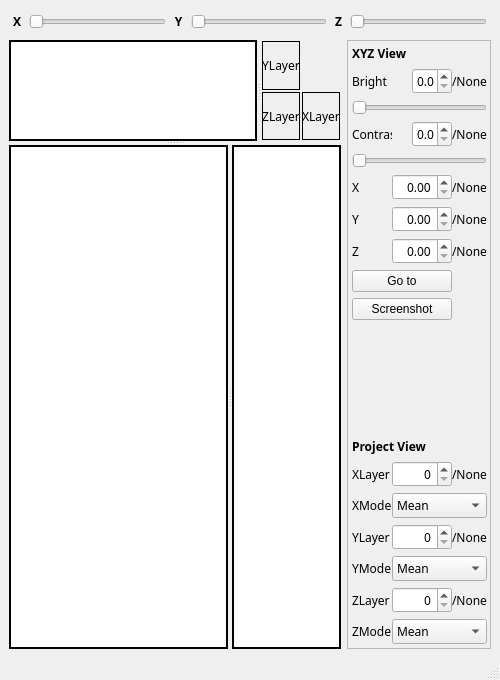
<?xml version="1.0" encoding="UTF-8"?>
<ui version="4.0">
 <class>Mpicker_check</class>
 <widget class="QMainWindow" name="Mpicker_check">
  <property name="geometry">
   <rect>
    <x>0</x>
    <y>0</y>
    <width>500</width>
    <height>680</height>
   </rect>
  </property>
  <property name="minimumSize">
   <size>
    <width>500</width>
    <height>680</height>
   </size>
  </property>
  <property name="windowTitle">
   <string>MainWindow</string>
  </property>
  <widget class="QWidget" name="centralwidget">
   <layout class="QGridLayout" name="gridLayout_2">
    <property name="leftMargin">
     <number>9</number>
    </property>
    <property name="topMargin">
     <number>9</number>
    </property>
    <property name="rightMargin">
     <number>9</number>
    </property>
    <property name="bottomMargin">
     <number>9</number>
    </property>
    <item row="0" column="0" colspan="2">
     <widget class="QFrame" name="horizontalFrame">
      <layout class="QHBoxLayout" name="horizontalLayout" stretch="0,1,0,1,0,1">
       <property name="spacing">
        <number>8</number>
       </property>
       <property name="leftMargin">
        <number>4</number>
       </property>
       <property name="topMargin">
        <number>4</number>
       </property>
       <property name="rightMargin">
        <number>4</number>
       </property>
       <property name="bottomMargin">
        <number>4</number>
       </property>
       <item>
        <widget class="QLabel" name="label_X">
         <property name="font">
          <font>
           <family>Agency FB</family>
           <pointsize>9</pointsize>
           <weight>75</weight>
           <bold>true</bold>
          </font>
         </property>
         <property name="text">
          <string>X</string>
         </property>
         <property name="alignment">
          <set>Qt::AlignCenter</set>
         </property>
        </widget>
       </item>
       <item>
        <widget class="QSlider" name="horizontalSlider_x">
         <property name="font">
          <font>
           <family>Agency FB</family>
           <pointsize>9</pointsize>
          </font>
         </property>
         <property name="orientation">
          <enum>Qt::Horizontal</enum>
         </property>
        </widget>
       </item>
       <item>
        <widget class="QLabel" name="label_Y">
         <property name="font">
          <font>
           <family>Agency FB</family>
           <pointsize>9</pointsize>
           <weight>75</weight>
           <bold>true</bold>
          </font>
         </property>
         <property name="text">
          <string>Y</string>
         </property>
         <property name="alignment">
          <set>Qt::AlignCenter</set>
         </property>
        </widget>
       </item>
       <item>
        <widget class="QSlider" name="horizontalSlider_y">
         <property name="font">
          <font>
           <family>Agency FB</family>
           <pointsize>9</pointsize>
          </font>
         </property>
         <property name="orientation">
          <enum>Qt::Horizontal</enum>
         </property>
        </widget>
       </item>
       <item>
        <widget class="QLabel" name="label_Z">
         <property name="font">
          <font>
           <family>Agency FB</family>
           <pointsize>9</pointsize>
           <weight>75</weight>
           <bold>true</bold>
          </font>
         </property>
         <property name="text">
          <string>Z</string>
         </property>
         <property name="alignment">
          <set>Qt::AlignCenter</set>
         </property>
        </widget>
       </item>
       <item>
        <widget class="QSlider" name="horizontalSlider_z">
         <property name="font">
          <font>
           <family>Agency FB</family>
           <pointsize>9</pointsize>
          </font>
         </property>
         <property name="orientation">
          <enum>Qt::Horizontal</enum>
         </property>
        </widget>
       </item>
      </layout>
     </widget>
    </item>
    <item row="1" column="0">
     <widget class="QSplitter" name="splitter_xyz">
      <property name="sizePolicy">
       <sizepolicy hsizetype="Preferred" vsizetype="Expanding">
        <horstretch>1</horstretch>
        <verstretch>1</verstretch>
       </sizepolicy>
      </property>
      <property name="orientation">
       <enum>Qt::Vertical</enum>
      </property>
      <widget class="MySplitter" name="splitter1">
       <property name="sizePolicy">
        <sizepolicy hsizetype="Expanding" vsizetype="Preferred">
         <horstretch>0</horstretch>
         <verstretch>1</verstretch>
        </sizepolicy>
       </property>
       <property name="orientation">
        <enum>Qt::Horizontal</enum>
       </property>
       <widget class="Mpicker_checkxz" name="graphicsView_xz">
        <property name="sizePolicy">
         <sizepolicy hsizetype="Preferred" vsizetype="Preferred">
          <horstretch>2</horstretch>
          <verstretch>0</verstretch>
         </sizepolicy>
        </property>
        <property name="font">
         <font>
          <pointsize>9</pointsize>
         </font>
        </property>
        <property name="autoFillBackground">
         <bool>false</bool>
        </property>
        <property name="frameShape">
         <enum>QFrame::Panel</enum>
        </property>
        <property name="frameShadow">
         <enum>QFrame::Plain</enum>
        </property>
        <property name="lineWidth">
         <number>2</number>
        </property>
        <property name="backgroundBrush">
         <brush brushstyle="NoBrush">
          <color alpha="255">
           <red>0</red>
           <green>0</green>
           <blue>0</blue>
          </color>
         </brush>
        </property>
        <property name="interactive">
         <bool>true</bool>
        </property>
       </widget>
       <widget class="QFrame" name="gridFrame">
        <property name="sizePolicy">
         <sizepolicy hsizetype="Preferred" vsizetype="Preferred">
          <horstretch>1</horstretch>
          <verstretch>0</verstretch>
         </sizepolicy>
        </property>
        <property name="minimumSize">
         <size>
          <width>80</width>
          <height>0</height>
         </size>
        </property>
        <property name="frameShape">
         <enum>QFrame::Panel</enum>
        </property>
        <property name="frameShadow">
         <enum>QFrame::Plain</enum>
        </property>
        <property name="lineWidth">
         <number>0</number>
        </property>
        <property name="midLineWidth">
         <number>0</number>
        </property>
        <layout class="QGridLayout" name="gridLayout_3">
         <property name="leftMargin">
          <number>1</number>
         </property>
         <property name="topMargin">
          <number>1</number>
         </property>
         <property name="rightMargin">
          <number>1</number>
         </property>
         <property name="bottomMargin">
          <number>1</number>
         </property>
         <property name="spacing">
          <number>2</number>
         </property>
         <item row="0" column="0">
          <widget class="QLabel" name="label">
           <property name="font">
            <font>
             <family>Agency FB</family>
            </font>
           </property>
           <property name="frameShape">
            <enum>QFrame::Box</enum>
           </property>
           <property name="text">
            <string>YLayer</string>
           </property>
           <property name="alignment">
            <set>Qt::AlignCenter</set>
           </property>
          </widget>
         </item>
         <item row="1" column="0">
          <widget class="QLabel" name="label_2">
           <property name="font">
            <font>
             <family>Agency FB</family>
            </font>
           </property>
           <property name="frameShape">
            <enum>QFrame::Box</enum>
           </property>
           <property name="text">
            <string>ZLayer</string>
           </property>
           <property name="alignment">
            <set>Qt::AlignCenter</set>
           </property>
          </widget>
         </item>
         <item row="1" column="1">
          <widget class="QLabel" name="label_3">
           <property name="font">
            <font>
             <family>Agency FB</family>
            </font>
           </property>
           <property name="frameShape">
            <enum>QFrame::Box</enum>
           </property>
           <property name="text">
            <string>XLayer</string>
           </property>
           <property name="alignment">
            <set>Qt::AlignCenter</set>
           </property>
          </widget>
         </item>
        </layout>
       </widget>
      </widget>
      <widget class="MySplitter" name="splitter2">
       <property name="sizePolicy">
        <sizepolicy hsizetype="Expanding" vsizetype="Preferred">
         <horstretch>0</horstretch>
         <verstretch>5</verstretch>
        </sizepolicy>
       </property>
       <property name="orientation">
        <enum>Qt::Horizontal</enum>
       </property>
       <widget class="Mpicker_checkxy" name="graphicsView_xy">
        <property name="sizePolicy">
         <sizepolicy hsizetype="Preferred" vsizetype="Preferred">
          <horstretch>2</horstretch>
          <verstretch>0</verstretch>
         </sizepolicy>
        </property>
        <property name="font">
         <font>
          <pointsize>9</pointsize>
         </font>
        </property>
        <property name="autoFillBackground">
         <bool>false</bool>
        </property>
        <property name="frameShape">
         <enum>QFrame::Panel</enum>
        </property>
        <property name="frameShadow">
         <enum>QFrame::Plain</enum>
        </property>
        <property name="lineWidth">
         <number>2</number>
        </property>
        <property name="backgroundBrush">
         <brush brushstyle="NoBrush">
          <color alpha="255">
           <red>0</red>
           <green>0</green>
           <blue>0</blue>
          </color>
         </brush>
        </property>
        <property name="interactive">
         <bool>true</bool>
        </property>
       </widget>
       <widget class="Mpicker_checkyz" name="graphicsView_yz">
        <property name="sizePolicy">
         <sizepolicy hsizetype="Preferred" vsizetype="Preferred">
          <horstretch>1</horstretch>
          <verstretch>0</verstretch>
         </sizepolicy>
        </property>
        <property name="minimumSize">
         <size>
          <width>80</width>
          <height>0</height>
         </size>
        </property>
        <property name="font">
         <font>
          <pointsize>9</pointsize>
         </font>
        </property>
        <property name="autoFillBackground">
         <bool>false</bool>
        </property>
        <property name="frameShape">
         <enum>QFrame::Panel</enum>
        </property>
        <property name="frameShadow">
         <enum>QFrame::Plain</enum>
        </property>
        <property name="lineWidth">
         <number>2</number>
        </property>
        <property name="backgroundBrush">
         <brush brushstyle="NoBrush">
          <color alpha="255">
           <red>0</red>
           <green>0</green>
           <blue>0</blue>
          </color>
         </brush>
        </property>
        <property name="interactive">
         <bool>true</bool>
        </property>
       </widget>
      </widget>
     </widget>
    </item>
    <item row="1" column="1">
     <widget class="QFrame" name="frame">
      <property name="minimumSize">
       <size>
        <width>140</width>
        <height>0</height>
       </size>
      </property>
      <property name="maximumSize">
       <size>
        <width>144</width>
        <height>16777215</height>
       </size>
      </property>
      <property name="frameShape">
       <enum>QFrame::StyledPanel</enum>
      </property>
      <property name="frameShadow">
       <enum>QFrame::Plain</enum>
      </property>
      <property name="lineWidth">
       <number>2</number>
      </property>
      <layout class="QGridLayout" name="gridLayout">
       <property name="leftMargin">
        <number>4</number>
       </property>
       <property name="topMargin">
        <number>4</number>
       </property>
       <property name="rightMargin">
        <number>4</number>
       </property>
       <property name="bottomMargin">
        <number>4</number>
       </property>
       <property name="horizontalSpacing">
        <number>0</number>
       </property>
       <property name="verticalSpacing">
        <number>6</number>
       </property>
       <item row="14" column="1" colspan="2">
        <widget class="QDoubleSpinBox" name="doubleSpinBox_yprojectLayer">
         <property name="font">
          <font>
           <family>Agency FB</family>
          </font>
         </property>
         <property name="alignment">
          <set>Qt::AlignRight|Qt::AlignTrailing|Qt::AlignVCenter</set>
         </property>
         <property name="decimals">
          <number>0</number>
         </property>
         <property name="minimum">
          <double>0.000000000000000</double>
         </property>
         <property name="maximum">
          <double>255.000000000000000</double>
         </property>
         <property name="value">
          <double>0.000000000000000</double>
         </property>
        </widget>
       </item>
       <item row="12" column="1" colspan="2">
        <widget class="QDoubleSpinBox" name="doubleSpinBox_xprojectLayer">
         <property name="font">
          <font>
           <family>Agency FB</family>
          </font>
         </property>
         <property name="alignment">
          <set>Qt::AlignRight|Qt::AlignTrailing|Qt::AlignVCenter</set>
         </property>
         <property name="decimals">
          <number>0</number>
         </property>
         <property name="minimum">
          <double>0.000000000000000</double>
         </property>
         <property name="maximum">
          <double>255.000000000000000</double>
         </property>
         <property name="value">
          <double>0.000000000000000</double>
         </property>
        </widget>
       </item>
       <item row="15" column="1" colspan="3">
        <widget class="QComboBox" name="comboBox_yProjectMode">
         <property name="font">
          <font>
           <family>Agency FB</family>
           <pointsize>9</pointsize>
           <weight>50</weight>
           <bold>false</bold>
          </font>
         </property>
         <property name="editable">
          <bool>false</bool>
         </property>
         <item>
          <property name="text">
           <string>Mean</string>
          </property>
         </item>
         <item>
          <property name="text">
           <string>Min</string>
          </property>
         </item>
         <item>
          <property name="text">
           <string>Max</string>
          </property>
         </item>
        </widget>
       </item>
       <item row="4" column="0" colspan="4">
        <widget class="QSlider" name="horizontalSlider_checkContrast">
         <property name="font">
          <font>
           <family>Agency FB</family>
           <pointsize>9</pointsize>
           <weight>50</weight>
           <bold>false</bold>
          </font>
         </property>
         <property name="singleStep">
          <number>0</number>
         </property>
         <property name="orientation">
          <enum>Qt::Horizontal</enum>
         </property>
        </widget>
       </item>
       <item row="3" column="2">
        <widget class="QDoubleSpinBox" name="doubleSpinBox_checkContrast">
         <property name="font">
          <font>
           <family>Agency FB</family>
          </font>
         </property>
         <property name="alignment">
          <set>Qt::AlignRight|Qt::AlignTrailing|Qt::AlignVCenter</set>
         </property>
         <property name="decimals">
          <number>1</number>
         </property>
         <property name="maximum">
          <double>255.000000000000000</double>
         </property>
         <property name="singleStep">
          <double>0.500000000000000</double>
         </property>
        </widget>
       </item>
       <item row="7" column="0">
        <widget class="QLabel" name="Z">
         <property name="font">
          <font>
           <family>Agency FB</family>
           <pointsize>9</pointsize>
           <weight>50</weight>
           <bold>false</bold>
          </font>
         </property>
         <property name="text">
          <string>Z</string>
         </property>
        </widget>
       </item>
       <item row="6" column="1" colspan="2">
        <widget class="QDoubleSpinBox" name="doubleSpinBox_Y">
         <property name="font">
          <font>
           <family>Agency FB</family>
           <pointsize>9</pointsize>
           <weight>50</weight>
           <bold>false</bold>
          </font>
         </property>
         <property name="alignment">
          <set>Qt::AlignRight|Qt::AlignTrailing|Qt::AlignVCenter</set>
         </property>
         <property name="maximum">
          <double>10000.989999999999782</double>
         </property>
        </widget>
       </item>
       <item row="3" column="0">
        <widget class="QLabel" name="label_Contrast">
         <property name="font">
          <font>
           <family>Agency FB</family>
           <pointsize>9</pointsize>
           <weight>50</weight>
           <bold>false</bold>
          </font>
         </property>
         <property name="text">
          <string>Contrast</string>
         </property>
        </widget>
       </item>
       <item row="5" column="3">
        <widget class="QLabel" name="x_pos_label">
         <property name="font">
          <font>
           <family>Agency FB</family>
           <pointsize>9</pointsize>
           <weight>50</weight>
           <bold>false</bold>
          </font>
         </property>
         <property name="text">
          <string>/None</string>
         </property>
        </widget>
       </item>
       <item row="16" column="3">
        <widget class="QLabel" name="label_zprojectLayermax">
         <property name="font">
          <font>
           <family>Agency FB</family>
           <pointsize>9</pointsize>
           <weight>50</weight>
           <bold>false</bold>
          </font>
         </property>
         <property name="text">
          <string>/None</string>
         </property>
        </widget>
       </item>
       <item row="16" column="0">
        <widget class="QLabel" name="label_Project_zlayer">
         <property name="font">
          <font>
           <family>Agency FB</family>
           <pointsize>9</pointsize>
           <weight>50</weight>
           <bold>false</bold>
          </font>
         </property>
         <property name="text">
          <string>ZLayer</string>
         </property>
        </widget>
       </item>
       <item row="1" column="2">
        <widget class="QDoubleSpinBox" name="doubleSpinBox_checkBright">
         <property name="font">
          <font>
           <family>Agency FB</family>
          </font>
         </property>
         <property name="alignment">
          <set>Qt::AlignRight|Qt::AlignTrailing|Qt::AlignVCenter</set>
         </property>
         <property name="decimals">
          <number>1</number>
         </property>
         <property name="maximum">
          <double>255.000000000000000</double>
         </property>
         <property name="singleStep">
          <double>0.100000000000000</double>
         </property>
        </widget>
       </item>
       <item row="5" column="0">
        <widget class="QLabel" name="X">
         <property name="font">
          <font>
           <family>Agency FB</family>
           <pointsize>9</pointsize>
           <weight>50</weight>
           <bold>false</bold>
          </font>
         </property>
         <property name="text">
          <string>X</string>
         </property>
        </widget>
       </item>
       <item row="14" column="3">
        <widget class="QLabel" name="label_yprojectLayermax">
         <property name="font">
          <font>
           <family>Agency FB</family>
           <pointsize>9</pointsize>
           <weight>50</weight>
           <bold>false</bold>
          </font>
         </property>
         <property name="text">
          <string>/None</string>
         </property>
        </widget>
       </item>
       <item row="16" column="1" colspan="2">
        <widget class="QDoubleSpinBox" name="doubleSpinBox_zprojectLayer">
         <property name="font">
          <font>
           <family>Agency FB</family>
          </font>
         </property>
         <property name="alignment">
          <set>Qt::AlignRight|Qt::AlignTrailing|Qt::AlignVCenter</set>
         </property>
         <property name="decimals">
          <number>0</number>
         </property>
         <property name="minimum">
          <double>0.000000000000000</double>
         </property>
         <property name="maximum">
          <double>255.000000000000000</double>
         </property>
         <property name="value">
          <double>0.000000000000000</double>
         </property>
        </widget>
       </item>
       <item row="8" column="0" colspan="3">
        <widget class="QPushButton" name="pushButton_Goto">
         <property name="text">
          <string>Go to</string>
         </property>
        </widget>
       </item>
       <item row="3" column="3">
        <widget class="QLabel" name="label_contrastlimit">
         <property name="font">
          <font>
           <family>Agency FB</family>
           <pointsize>9</pointsize>
           <weight>50</weight>
           <bold>false</bold>
          </font>
         </property>
         <property name="text">
          <string>/None</string>
         </property>
        </widget>
       </item>
       <item row="0" column="0" colspan="2">
        <widget class="QLabel" name="label_FindSurface_2">
         <property name="sizePolicy">
          <sizepolicy hsizetype="Fixed" vsizetype="Fixed">
           <horstretch>0</horstretch>
           <verstretch>0</verstretch>
          </sizepolicy>
         </property>
         <property name="font">
          <font>
           <family>Agency FB</family>
           <pointsize>9</pointsize>
           <weight>75</weight>
           <bold>true</bold>
          </font>
         </property>
         <property name="text">
          <string>XYZ View</string>
         </property>
        </widget>
       </item>
       <item row="1" column="3">
        <widget class="QLabel" name="label_brightlimit">
         <property name="font">
          <font>
           <family>Agency FB</family>
           <pointsize>9</pointsize>
           <weight>50</weight>
           <bold>false</bold>
          </font>
         </property>
         <property name="text">
          <string>/None</string>
         </property>
        </widget>
       </item>
       <item row="6" column="3">
        <widget class="QLabel" name="y_pos_label">
         <property name="font">
          <font>
           <family>Agency FB</family>
           <pointsize>9</pointsize>
           <weight>50</weight>
           <bold>false</bold>
          </font>
         </property>
         <property name="text">
          <string>/None</string>
         </property>
        </widget>
       </item>
       <item row="11" column="0" colspan="3">
        <widget class="QLabel" name="label_Project_layer_3">
         <property name="font">
          <font>
           <family>Agency FB</family>
           <pointsize>9</pointsize>
           <weight>75</weight>
           <bold>true</bold>
          </font>
         </property>
         <property name="text">
          <string>Project View</string>
         </property>
        </widget>
       </item>
       <item row="13" column="1" colspan="3">
        <widget class="QComboBox" name="comboBox_xProjectMode">
         <property name="font">
          <font>
           <family>Agency FB</family>
           <pointsize>9</pointsize>
           <weight>50</weight>
           <bold>false</bold>
          </font>
         </property>
         <property name="editable">
          <bool>false</bool>
         </property>
         <item>
          <property name="text">
           <string>Mean</string>
          </property>
         </item>
         <item>
          <property name="text">
           <string>Min</string>
          </property>
         </item>
         <item>
          <property name="text">
           <string>Max</string>
          </property>
         </item>
        </widget>
       </item>
       <item row="13" column="0">
        <widget class="QLabel" name="label_Project_xmode">
         <property name="font">
          <font>
           <family>Agency FB</family>
           <pointsize>9</pointsize>
           <weight>50</weight>
           <bold>false</bold>
          </font>
         </property>
         <property name="text">
          <string>XMode</string>
         </property>
        </widget>
       </item>
       <item row="2" column="0" colspan="4">
        <widget class="QSlider" name="horizontalSlider_checkBright">
         <property name="font">
          <font>
           <family>Agency FB</family>
           <pointsize>9</pointsize>
          </font>
         </property>
         <property name="orientation">
          <enum>Qt::Horizontal</enum>
         </property>
        </widget>
       </item>
       <item row="7" column="1" colspan="2">
        <widget class="QDoubleSpinBox" name="doubleSpinBox_Z">
         <property name="font">
          <font>
           <family>Agency FB</family>
           <pointsize>9</pointsize>
           <weight>50</weight>
           <bold>false</bold>
          </font>
         </property>
         <property name="alignment">
          <set>Qt::AlignRight|Qt::AlignTrailing|Qt::AlignVCenter</set>
         </property>
         <property name="maximum">
          <double>10000.989999999999782</double>
         </property>
        </widget>
       </item>
       <item row="14" column="0">
        <widget class="QLabel" name="label_Project_zlayer_2">
         <property name="font">
          <font>
           <family>Agency FB</family>
           <pointsize>9</pointsize>
           <weight>50</weight>
           <bold>false</bold>
          </font>
         </property>
         <property name="text">
          <string>YLayer</string>
         </property>
        </widget>
       </item>
       <item row="17" column="0">
        <widget class="QLabel" name="label_Project_zmode">
         <property name="font">
          <font>
           <family>Agency FB</family>
           <pointsize>9</pointsize>
           <weight>50</weight>
           <bold>false</bold>
          </font>
         </property>
         <property name="text">
          <string>ZMode</string>
         </property>
        </widget>
       </item>
       <item row="1" column="0">
        <widget class="QLabel" name="label_Bright">
         <property name="font">
          <font>
           <family>Agency FB</family>
           <pointsize>9</pointsize>
           <weight>50</weight>
           <bold>false</bold>
          </font>
         </property>
         <property name="text">
          <string>Bright</string>
         </property>
        </widget>
       </item>
       <item row="17" column="1" colspan="3">
        <widget class="QComboBox" name="comboBox_zProjectMode">
         <property name="font">
          <font>
           <family>Agency FB</family>
           <pointsize>9</pointsize>
           <weight>50</weight>
           <bold>false</bold>
          </font>
         </property>
         <property name="editable">
          <bool>false</bool>
         </property>
         <item>
          <property name="text">
           <string>Mean</string>
          </property>
         </item>
         <item>
          <property name="text">
           <string>Min</string>
          </property>
         </item>
         <item>
          <property name="text">
           <string>Max</string>
          </property>
         </item>
        </widget>
       </item>
       <item row="5" column="1" colspan="2">
        <widget class="QDoubleSpinBox" name="doubleSpinBox_X">
         <property name="font">
          <font>
           <family>Agency FB</family>
           <pointsize>9</pointsize>
           <weight>50</weight>
           <bold>false</bold>
          </font>
         </property>
         <property name="alignment">
          <set>Qt::AlignRight|Qt::AlignTrailing|Qt::AlignVCenter</set>
         </property>
         <property name="maximum">
          <double>10000.989999999999782</double>
         </property>
        </widget>
       </item>
       <item row="6" column="0">
        <widget class="QLabel" name="Y">
         <property name="font">
          <font>
           <family>Agency FB</family>
           <pointsize>9</pointsize>
           <weight>50</weight>
           <bold>false</bold>
          </font>
         </property>
         <property name="text">
          <string>Y</string>
         </property>
        </widget>
       </item>
       <item row="15" column="0">
        <widget class="QLabel" name="label_Project_ymode">
         <property name="font">
          <font>
           <family>Agency FB</family>
           <pointsize>9</pointsize>
           <weight>50</weight>
           <bold>false</bold>
          </font>
         </property>
         <property name="text">
          <string>YMode</string>
         </property>
        </widget>
       </item>
       <item row="7" column="3">
        <widget class="QLabel" name="z_pos_label">
         <property name="font">
          <font>
           <family>Agency FB</family>
           <pointsize>9</pointsize>
           <weight>50</weight>
           <bold>false</bold>
          </font>
         </property>
         <property name="text">
          <string>/None</string>
         </property>
        </widget>
       </item>
       <item row="12" column="3">
        <widget class="QLabel" name="label_xprojectLayermax">
         <property name="font">
          <font>
           <family>Agency FB</family>
           <pointsize>9</pointsize>
           <weight>50</weight>
           <bold>false</bold>
          </font>
         </property>
         <property name="text">
          <string>/None</string>
         </property>
        </widget>
       </item>
       <item row="12" column="0">
        <widget class="QLabel" name="label_Project_xlayer">
         <property name="font">
          <font>
           <family>Agency FB</family>
           <pointsize>9</pointsize>
           <weight>50</weight>
           <bold>false</bold>
          </font>
         </property>
         <property name="text">
          <string>XLayer</string>
         </property>
        </widget>
       </item>
       <item row="10" column="0">
        <spacer name="verticalSpacer">
         <property name="orientation">
          <enum>Qt::Vertical</enum>
         </property>
         <property name="sizeHint" stdset="0">
          <size>
           <width>20</width>
           <height>40</height>
          </size>
         </property>
        </spacer>
       </item>
       <item row="9" column="0" colspan="3">
        <widget class="QPushButton" name="pushButton_Screenshot">
         <property name="text">
          <string>Screenshot</string>
         </property>
        </widget>
       </item>
      </layout>
     </widget>
    </item>
   </layout>
  </widget>
  <widget class="QMenuBar" name="menubar">
   <property name="geometry">
    <rect>
     <x>0</x>
     <y>0</y>
     <width>500</width>
     <height>23</height>
    </rect>
   </property>
  </widget>
  <widget class="QStatusBar" name="statusbar"/>
 </widget>
 <customwidgets>
  <customwidget>
   <class>Mpicker_checkxy</class>
   <extends>QGraphicsView</extends>
   <header>mpicker_checkxy.h</header>
  </customwidget>
  <customwidget>
   <class>Mpicker_checkxz</class>
   <extends>QGraphicsView</extends>
   <header>mpicker_checkxz.h</header>
  </customwidget>
  <customwidget>
   <class>Mpicker_checkyz</class>
   <extends>QGraphicsView</extends>
   <header>mpicker_checkyz.h</header>
  </customwidget>
  <customwidget>
   <class>MySplitter</class>
   <extends>QSplitter</extends>
   <header>splitter</header>
   <container>1</container>
  </customwidget>
 </customwidgets>
 <resources/>
 <connections/>
</ui>
